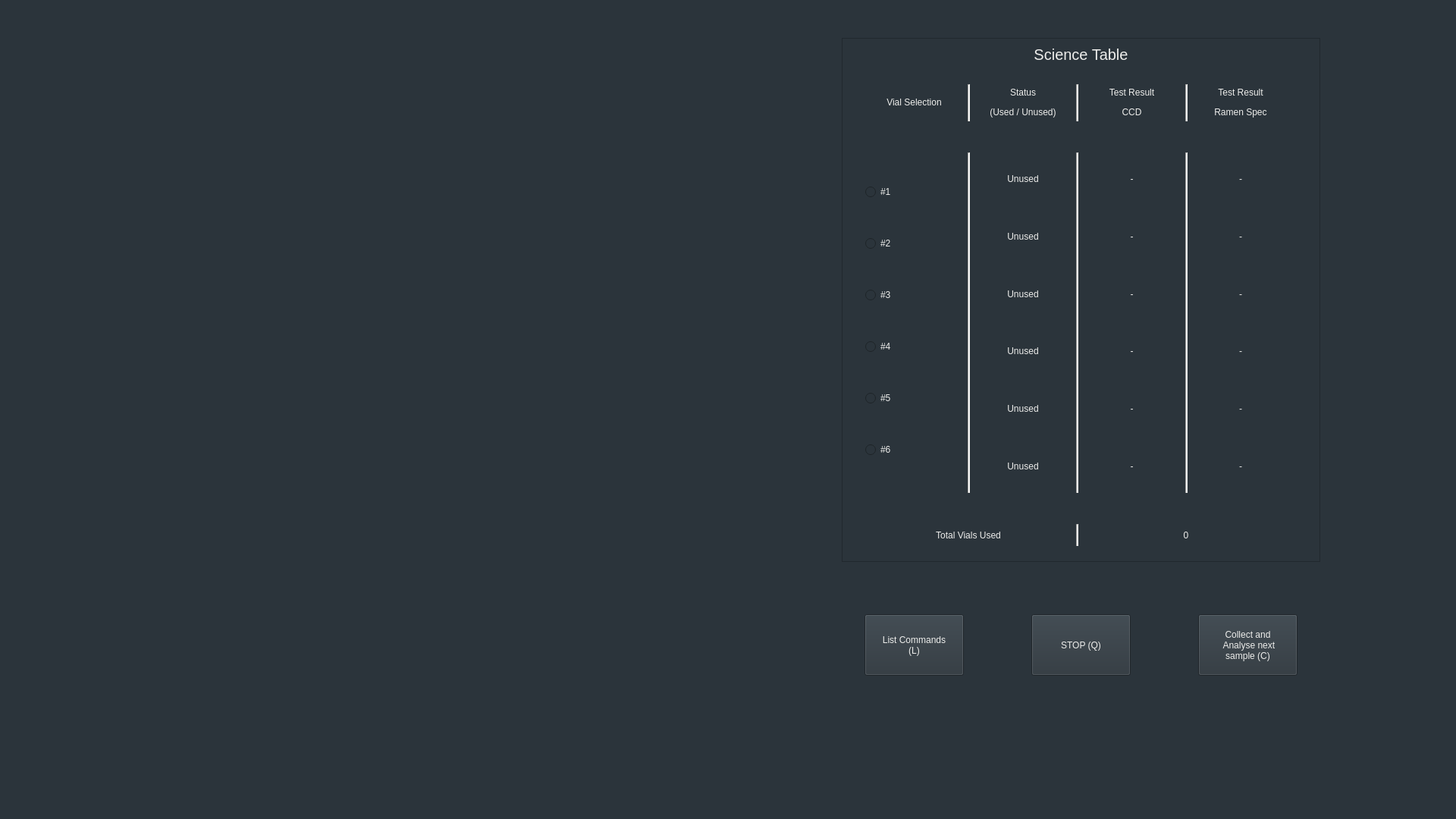
<?xml version="1.0" encoding="UTF-8"?>
<ui version="4.0">
 <class>MainWindow</class>
 <widget class="QMainWindow" name="MainWindow">
  <property name="geometry">
   <rect>
    <x>0</x>
    <y>0</y>
    <width>1920</width>
    <height>1080</height>
   </rect>
  </property>
  <property name="windowTitle">
   <string>MainWindow</string>
  </property>
  <property name="styleSheet">
   <string notr="true">background-color: rgb(43, 52, 59);
color: rgb(238, 238, 236);</string>
  </property>
  <widget class="QWidget" name="centralWidget">
   <widget class="QPushButton" name="list_commands_button">
    <property name="geometry">
     <rect>
      <x>1140</x>
      <y>810</y>
      <width>131</width>
      <height>81</height>
     </rect>
    </property>
    <property name="text">
     <string>List Commands
(L)</string>
    </property>
   </widget>
   <widget class="QPushButton" name="stop_button">
    <property name="geometry">
     <rect>
      <x>1360</x>
      <y>810</y>
      <width>131</width>
      <height>81</height>
     </rect>
    </property>
    <property name="text">
     <string>STOP (Q)</string>
    </property>
   </widget>
   <widget class="QPushButton" name="collect_analyse_button">
    <property name="geometry">
     <rect>
      <x>1580</x>
      <y>810</y>
      <width>131</width>
      <height>81</height>
     </rect>
    </property>
    <property name="text">
     <string>Collect and
 Analyse next
sample (C)</string>
    </property>
   </widget>
   <widget class="QFrame" name="science_table_frame">
    <property name="geometry">
     <rect>
      <x>1110</x>
      <y>50</y>
      <width>631</width>
      <height>691</height>
     </rect>
    </property>
    <property name="styleSheet">
     <string notr="true"/>
    </property>
    <property name="frameShape">
     <enum>QFrame::StyledPanel</enum>
    </property>
    <property name="frameShadow">
     <enum>QFrame::Raised</enum>
    </property>
    <widget class="QLabel" name="science_table_title">
     <property name="geometry">
      <rect>
       <x>10</x>
       <y>10</y>
       <width>611</width>
       <height>23</height>
      </rect>
     </property>
     <property name="font">
      <font>
       <pointsize>15</pointsize>
      </font>
     </property>
     <property name="text">
      <string>Science Table</string>
     </property>
     <property name="alignment">
      <set>Qt::AlignCenter</set>
     </property>
    </widget>
    <widget class="QWidget" name="">
     <property name="geometry">
      <rect>
       <x>20</x>
       <y>140</y>
       <width>581</width>
       <height>471</height>
      </rect>
     </property>
     <layout class="QHBoxLayout" name="horizontalLayout">
      <item>
       <layout class="QVBoxLayout" name="verticalLayout_2">
        <item>
         <widget class="QRadioButton" name="vial1">
          <property name="styleSheet">
           <string notr="true">align: center</string>
          </property>
          <property name="text">
           <string>#1</string>
          </property>
         </widget>
        </item>
        <item>
         <widget class="QRadioButton" name="vial2">
          <property name="text">
           <string>#2</string>
          </property>
         </widget>
        </item>
        <item>
         <widget class="QRadioButton" name="vial3">
          <property name="text">
           <string>#3</string>
          </property>
         </widget>
        </item>
        <item>
         <widget class="QRadioButton" name="vial4">
          <property name="text">
           <string>#4</string>
          </property>
         </widget>
        </item>
        <item>
         <widget class="QRadioButton" name="vial5">
          <property name="text">
           <string>#5</string>
          </property>
         </widget>
        </item>
        <item>
         <widget class="QRadioButton" name="vial6">
          <property name="text">
           <string>#6</string>
          </property>
         </widget>
        </item>
       </layout>
      </item>
      <item>
       <widget class="Line" name="line">
        <property name="styleSheet">
         <string notr="true">background-color: rgb(238, 238, 236);</string>
        </property>
        <property name="orientation">
         <enum>Qt::Vertical</enum>
        </property>
       </widget>
      </item>
      <item>
       <layout class="QVBoxLayout" name="verticalLayout">
        <item>
         <widget class="QLabel" name="vial1_status">
          <property name="text">
           <string>Unused</string>
          </property>
          <property name="alignment">
           <set>Qt::AlignCenter</set>
          </property>
         </widget>
        </item>
        <item>
         <widget class="QLabel" name="vial2_status">
          <property name="text">
           <string>Unused</string>
          </property>
          <property name="alignment">
           <set>Qt::AlignCenter</set>
          </property>
         </widget>
        </item>
        <item>
         <widget class="QLabel" name="vial3_status">
          <property name="text">
           <string>Unused</string>
          </property>
          <property name="alignment">
           <set>Qt::AlignCenter</set>
          </property>
         </widget>
        </item>
        <item>
         <widget class="QLabel" name="vial4_status">
          <property name="text">
           <string>Unused</string>
          </property>
          <property name="alignment">
           <set>Qt::AlignCenter</set>
          </property>
         </widget>
        </item>
        <item>
         <widget class="QLabel" name="vial5_status">
          <property name="text">
           <string>Unused</string>
          </property>
          <property name="alignment">
           <set>Qt::AlignCenter</set>
          </property>
         </widget>
        </item>
        <item>
         <widget class="QLabel" name="vial6_status">
          <property name="text">
           <string>Unused</string>
          </property>
          <property name="alignment">
           <set>Qt::AlignCenter</set>
          </property>
         </widget>
        </item>
       </layout>
      </item>
      <item>
       <widget class="Line" name="line_2">
        <property name="styleSheet">
         <string notr="true">background-color: rgb(238, 238, 236);</string>
        </property>
        <property name="orientation">
         <enum>Qt::Vertical</enum>
        </property>
       </widget>
      </item>
      <item>
       <layout class="QVBoxLayout" name="verticalLayout_3">
        <item>
         <widget class="QLabel" name="vial1_ccd_result">
          <property name="text">
           <string>-</string>
          </property>
          <property name="alignment">
           <set>Qt::AlignCenter</set>
          </property>
         </widget>
        </item>
        <item>
         <widget class="QLabel" name="vial2_ccd_result">
          <property name="text">
           <string>-</string>
          </property>
          <property name="alignment">
           <set>Qt::AlignCenter</set>
          </property>
         </widget>
        </item>
        <item>
         <widget class="QLabel" name="vial3_ccd_result">
          <property name="text">
           <string>-</string>
          </property>
          <property name="alignment">
           <set>Qt::AlignCenter</set>
          </property>
         </widget>
        </item>
        <item>
         <widget class="QLabel" name="vial4_ccd_result">
          <property name="text">
           <string>-</string>
          </property>
          <property name="alignment">
           <set>Qt::AlignCenter</set>
          </property>
         </widget>
        </item>
        <item>
         <widget class="QLabel" name="vial5_ccd_result">
          <property name="text">
           <string>-</string>
          </property>
          <property name="alignment">
           <set>Qt::AlignCenter</set>
          </property>
         </widget>
        </item>
        <item>
         <widget class="QLabel" name="vial6_ccd_result">
          <property name="text">
           <string>-</string>
          </property>
          <property name="alignment">
           <set>Qt::AlignCenter</set>
          </property>
         </widget>
        </item>
       </layout>
      </item>
      <item>
       <widget class="Line" name="line_3">
        <property name="styleSheet">
         <string notr="true">background-color: rgb(238, 238, 236);</string>
        </property>
        <property name="orientation">
         <enum>Qt::Vertical</enum>
        </property>
       </widget>
      </item>
      <item>
       <layout class="QVBoxLayout" name="verticalLayout_4">
        <item>
         <widget class="QLabel" name="vial1_ramen_result">
          <property name="text">
           <string>-</string>
          </property>
          <property name="alignment">
           <set>Qt::AlignCenter</set>
          </property>
         </widget>
        </item>
        <item>
         <widget class="QLabel" name="vial2_ramen_result">
          <property name="text">
           <string>-</string>
          </property>
          <property name="alignment">
           <set>Qt::AlignCenter</set>
          </property>
         </widget>
        </item>
        <item>
         <widget class="QLabel" name="vial3_ramen_result">
          <property name="text">
           <string>-</string>
          </property>
          <property name="alignment">
           <set>Qt::AlignCenter</set>
          </property>
         </widget>
        </item>
        <item>
         <widget class="QLabel" name="vial4_ramen_result">
          <property name="text">
           <string>-</string>
          </property>
          <property name="alignment">
           <set>Qt::AlignCenter</set>
          </property>
         </widget>
        </item>
        <item>
         <widget class="QLabel" name="vial5_ramen_result">
          <property name="text">
           <string>-</string>
          </property>
          <property name="alignment">
           <set>Qt::AlignCenter</set>
          </property>
         </widget>
        </item>
        <item>
         <widget class="QLabel" name="vial6_ramen_result">
          <property name="text">
           <string>-</string>
          </property>
          <property name="alignment">
           <set>Qt::AlignCenter</set>
          </property>
         </widget>
        </item>
       </layout>
      </item>
     </layout>
    </widget>
    <widget class="QWidget" name="">
     <property name="geometry">
      <rect>
       <x>20</x>
       <y>630</y>
       <width>581</width>
       <height>51</height>
      </rect>
     </property>
     <layout class="QHBoxLayout" name="horizontalLayout_2">
      <item>
       <widget class="QLabel" name="total_used_vials">
        <property name="text">
         <string>Total Vials Used</string>
        </property>
        <property name="alignment">
         <set>Qt::AlignCenter</set>
        </property>
       </widget>
      </item>
      <item>
       <widget class="Line" name="line_4">
        <property name="styleSheet">
         <string notr="true">background-color: rgb(238, 238, 236);</string>
        </property>
        <property name="orientation">
         <enum>Qt::Vertical</enum>
        </property>
       </widget>
      </item>
      <item>
       <widget class="QLabel" name="used_vials">
        <property name="text">
         <string>0</string>
        </property>
        <property name="alignment">
         <set>Qt::AlignCenter</set>
        </property>
       </widget>
      </item>
     </layout>
    </widget>
    <widget class="QWidget" name="">
     <property name="geometry">
      <rect>
       <x>20</x>
       <y>50</y>
       <width>581</width>
       <height>71</height>
      </rect>
     </property>
     <layout class="QHBoxLayout" name="horizontalLayout_3">
      <item>
       <widget class="QLabel" name="science_status_title_2">
        <property name="text">
         <string>&lt;html&gt;&lt;head/&gt;&lt;body&gt;&lt;p align=&quot;center&quot;&gt;Vial Selection&lt;/p&gt;&lt;/body&gt;&lt;/html&gt;</string>
        </property>
        <property name="alignment">
         <set>Qt::AlignCenter</set>
        </property>
       </widget>
      </item>
      <item>
       <widget class="Line" name="line_6">
        <property name="styleSheet">
         <string notr="true">background-color: rgb(238, 238, 236);</string>
        </property>
        <property name="orientation">
         <enum>Qt::Vertical</enum>
        </property>
       </widget>
      </item>
      <item>
       <widget class="QLabel" name="science_status_title">
        <property name="text">
         <string>&lt;html&gt;&lt;head/&gt;&lt;body&gt;&lt;p align=&quot;center&quot;&gt;Status&lt;/p&gt;&lt;p align=&quot;center&quot;&gt;(Used / Unused)&lt;/p&gt;&lt;/body&gt;&lt;/html&gt;</string>
        </property>
        <property name="alignment">
         <set>Qt::AlignCenter</set>
        </property>
       </widget>
      </item>
      <item>
       <widget class="Line" name="line_5">
        <property name="styleSheet">
         <string notr="true">background-color: rgb(238, 238, 236);</string>
        </property>
        <property name="orientation">
         <enum>Qt::Vertical</enum>
        </property>
       </widget>
      </item>
      <item>
       <widget class="QLabel" name="ccd_test_result_title">
        <property name="text">
         <string>&lt;html&gt;&lt;head/&gt;&lt;body&gt;&lt;p align=&quot;center&quot;&gt;Test Result&lt;/p&gt;&lt;p align=&quot;center&quot;&gt;CCD&lt;/p&gt;&lt;/body&gt;&lt;/html&gt;</string>
        </property>
        <property name="alignment">
         <set>Qt::AlignCenter</set>
        </property>
       </widget>
      </item>
      <item>
       <widget class="Line" name="line_8">
        <property name="styleSheet">
         <string notr="true">background-color: rgb(238, 238, 236);</string>
        </property>
        <property name="orientation">
         <enum>Qt::Vertical</enum>
        </property>
       </widget>
      </item>
      <item>
       <widget class="QLabel" name="ramen_test_result_title">
        <property name="text">
         <string>&lt;html&gt;&lt;head/&gt;&lt;body&gt;&lt;p align=&quot;center&quot;&gt;Test Result&lt;/p&gt;&lt;p align=&quot;center&quot;&gt;Ramen Spec&lt;/p&gt;&lt;/body&gt;&lt;/html&gt;</string>
        </property>
        <property name="alignment">
         <set>Qt::AlignCenter</set>
        </property>
       </widget>
      </item>
     </layout>
    </widget>
   </widget>
  </widget>
 </widget>
 <layoutdefault spacing="6" margin="11"/>
 <resources/>
 <connections/>
</ui>
